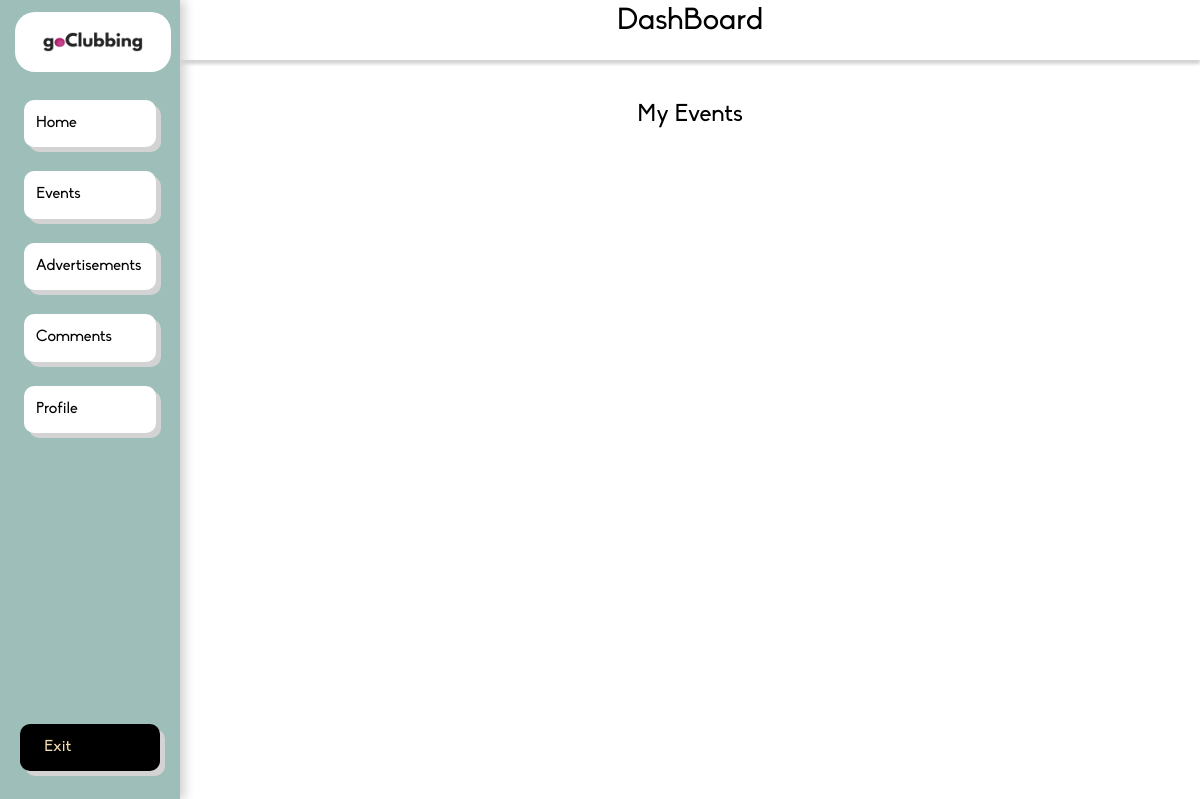
The page /dashboard/events/ (signed in) on the database as committed earlier.
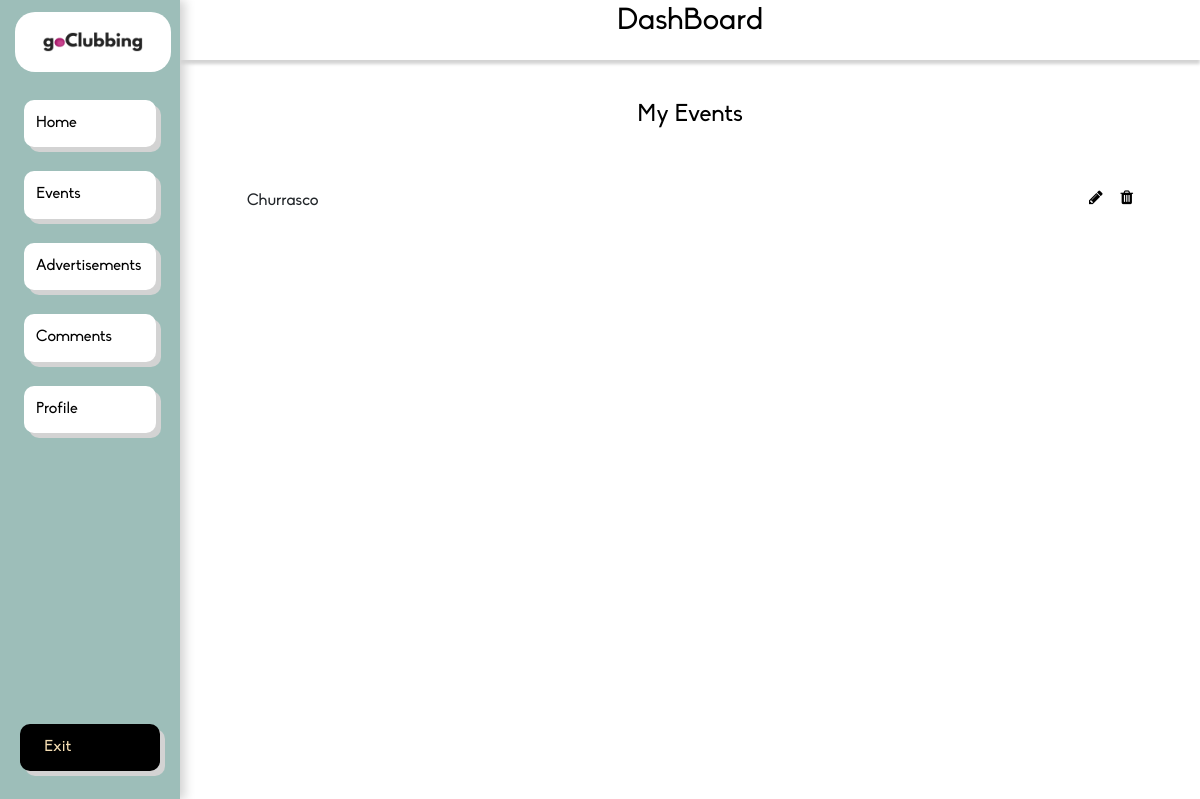
The same page on the database as committed later.
### app/models.py (models this page shows, shortened)
class Event(models.Model):
    name = models.CharField(max_length=100)
    location = models.CharField(max_length=100)
    datetime = models.DateTimeField(auto_now=False, auto_now_add=False)
    type = models.ForeignKey(Event_Type, on_delete=models.CASCADE)
    theme = models.CharField(max_length=100)
    min_age = models.IntegerField()
    organization = models.CharField(max_length=100)
    dress_code = models.CharField(max_length=100)
    business = models.ForeignKey(Business, on_delete=models.CASCADE)

### app/views.py (the view)
# urls.py: path('dashboard/events/', dashboard_my_events, name='dashboard_my_events'),
def dashboard_my_events(request):
    if not request.user.is_authenticated or request.user.is_superuser:
        return redirect('/login/')
    events = Event.objects.all()
    business = Business.objects.get(user_id=request.user.id)
    tparams = {'events': events, 'self': business}
    return render(request, "see_events.html", tparams)

### app/templates/see_events.html
{% extends "dashboard.html" %}
{% load static %}
{% block content %}
<div>
    <div>
        <h4 class="form-title" style="color:#000; margin-top: 4%;">My Events</h4>
    </div>
    <ul class="list-group list-group-flush my-list">
        {% for event in events %}
            {% if event.business == self %}
        <li class="list-group-item">{{ event.name}}<a href="{% url 'dashboard_delete' num=event.id %}"><i class="fa fa-trash black"></i></a><a href={% url 'dashboard_event' num=event.id %}><i style="float: right" class="fa fa-pencil edit-list"></i></a></li>
        {% endif %}
        {% endfor %}
    </ul>
</div>
{% endblock %}

Rows that differ between the two databases and show on the page:
added Event: name "Churrasco"
